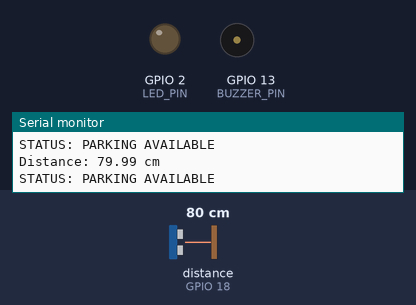
The sketch below on a simulated ESP32. Shown: output pins drawn as LEDs (lit = HIGH), buzzer (waves = sounding), the last lines printed to the serial monitor. Wiring (inferred from the names in the program): ultrasonic range finder: trigger GPIO 5; echo GPIO 18. The test bench sets the inputs (shaded band); at power-on: distance to the obstacle (sensor on GPIO 18) 80 cm. The echo pulse lasts 58.3 µs per cm; pins used as bus, display or sensor lines are not drawn.

Above: at 1.3 s.
1.4 s: distance to the obstacle (sensor on GPIO 18) set to 66 cm
2.9 s: distance to the obstacle (sensor on GPIO 18) set to 55 cm
At 3.9 s:
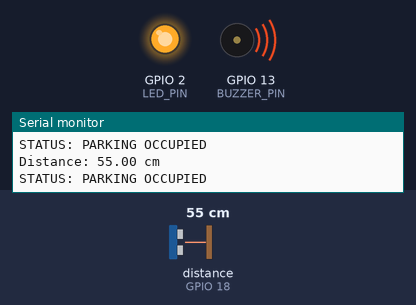
4.5 s: distance to the obstacle (sensor on GPIO 18) set to 120 cm
At 5.6 s:
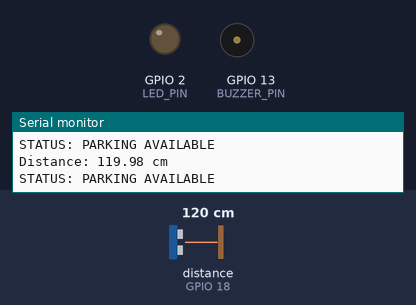
6.0 s: distance to the obstacle (sensor on GPIO 18) set to 2 cm
At 7.3 s:
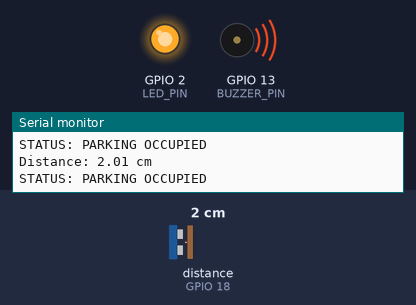
Timing chart, 0 to 8.5 s (numbered marks = the images above; inputs shaded):
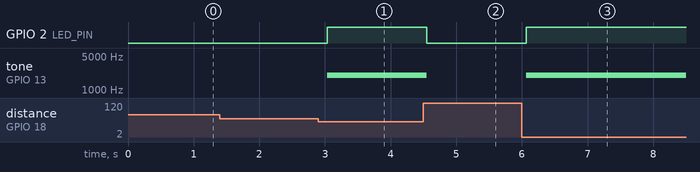

The sketch:

ESP32_Smart_Parking_Sensor.ino
```cpp
const int TRIG_PIN = 5;       // HC-SR04 TRIG → D5
const int ECHO_PIN = 18;      // HC-SR04 ECHO → D18 through resistor divider
const int BUZZER_PIN = 13;    // Buzzer S → D13
const int LED_PIN = 2;        // LED positive → D2 through 220Ω

const float PARKING_LIMIT = 60.0;  // Detection distance in cm

void setup() {
  Serial.begin(115200);

  pinMode(TRIG_PIN, OUTPUT);
  pinMode(ECHO_PIN, INPUT);
  pinMode(BUZZER_PIN, OUTPUT);
  pinMode(LED_PIN, OUTPUT);

  digitalWrite(TRIG_PIN, LOW);
  digitalWrite(LED_PIN, LOW);
  noTone(BUZZER_PIN);

  Serial.println("Smart Parking Sensor Started");
}

float readDistance() {
  digitalWrite(TRIG_PIN, LOW);
  delayMicroseconds(2);

  digitalWrite(TRIG_PIN, HIGH);
  delayMicroseconds(10);
  digitalWrite(TRIG_PIN, LOW);

  long duration = pulseIn(ECHO_PIN, HIGH, 30000);

  if (duration == 0) {
    return -1;
  }
  float distance = duration * 0.0343 / 2;
  return distance;
}
void loop() {
  float distance = readDistance();

  if (distance < 0) {
    Serial.println("No echo received");

    digitalWrite(LED_PIN, LOW);
    noTone(BUZZER_PIN);
  }
  else {
    Serial.print("Distance: ");
    Serial.print(distance);
    Serial.println(" cm");

    if (distance <= PARKING_LIMIT) {
      // Parking occupied
      digitalWrite(LED_PIN, HIGH);

      tone(BUZZER_PIN, 2000);  // 2 kHz buzzer sound

      Serial.println("STATUS: PARKING OCCUPIED");
    }
    else {
      // Parking available
      digitalWrite(LED_PIN, LOW);

      noTone(BUZZER_PIN);

      Serial.println("STATUS: PARKING AVAILABLE");
    }
  }
  delay(500);
}
```

Measured:
- the behaviour switches between 61 and 60 cm on distance to the obstacle (sensor on GPIO 18) (found by bisection; images 0 and 1)
- after the input at 2.9 s, GPIO 2 (LED_PIN): LOW → HIGH after 0.13 s; tone on GPIO 13 (BUZZER_PIN): silent → 2000 Hz after 0.13 s
- after the input at 4.5 s, GPIO 2 (LED_PIN): HIGH → LOW after 0.05 s; tone on GPIO 13 (BUZZER_PIN): 2000 Hz → silent after 0.05 s
- after the input at 6.0 s, GPIO 2 (LED_PIN): LOW → HIGH after 0.07 s; tone on GPIO 13 (BUZZER_PIN): silent → 2000 Hz after 0.07 s
